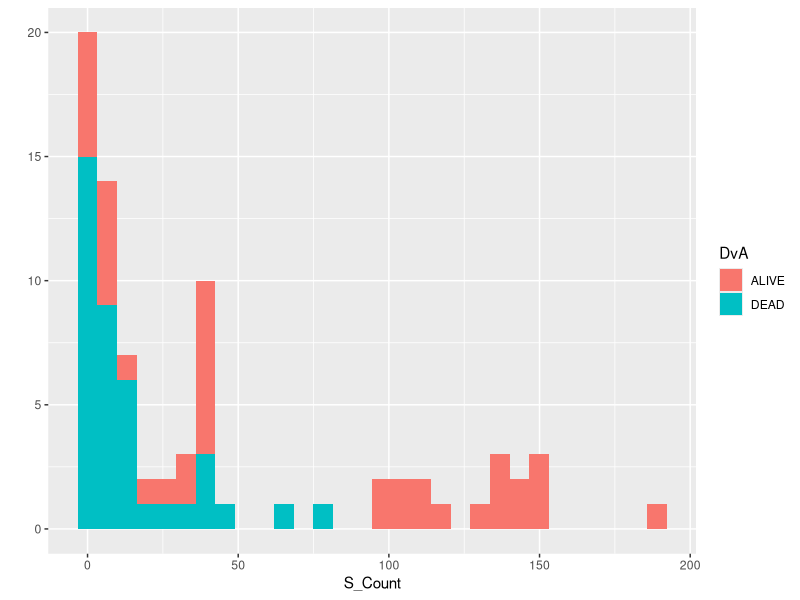
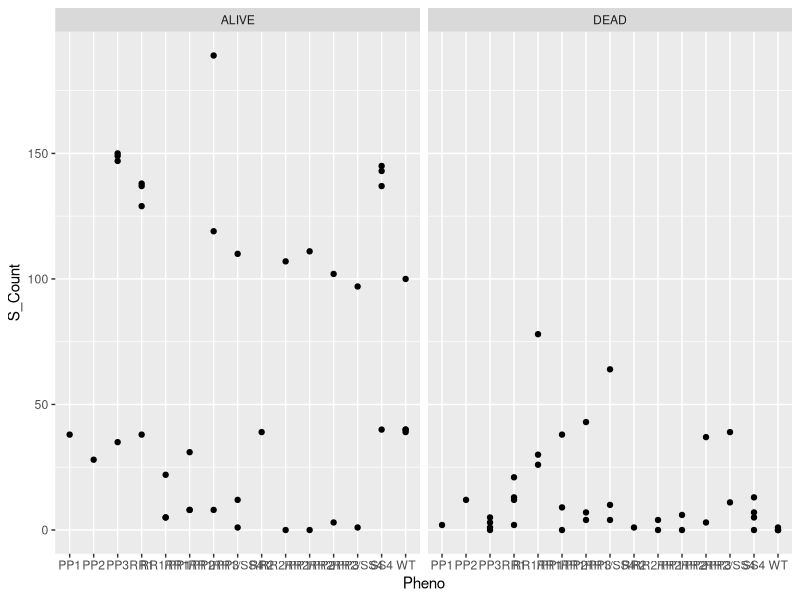
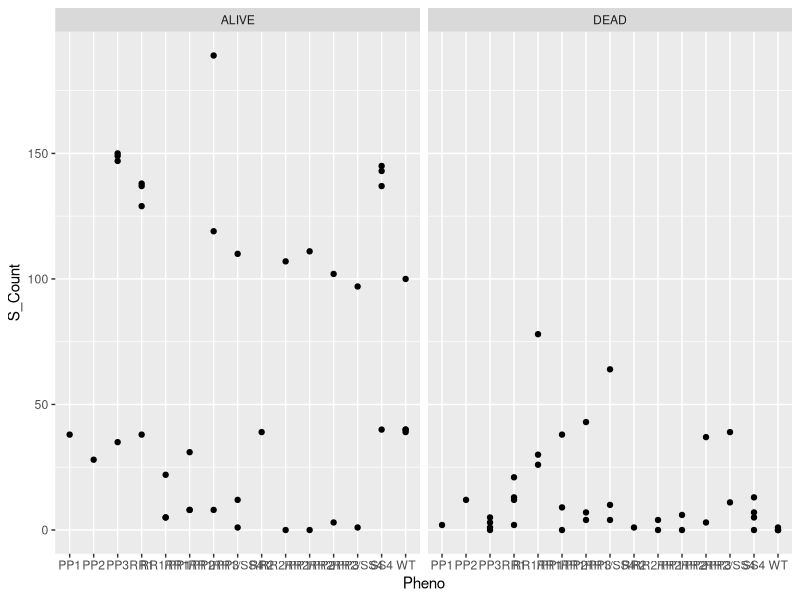
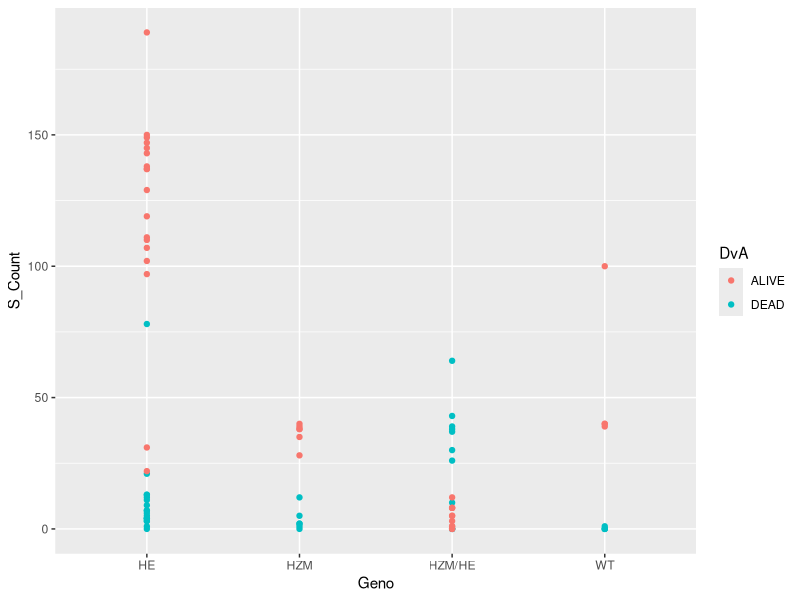
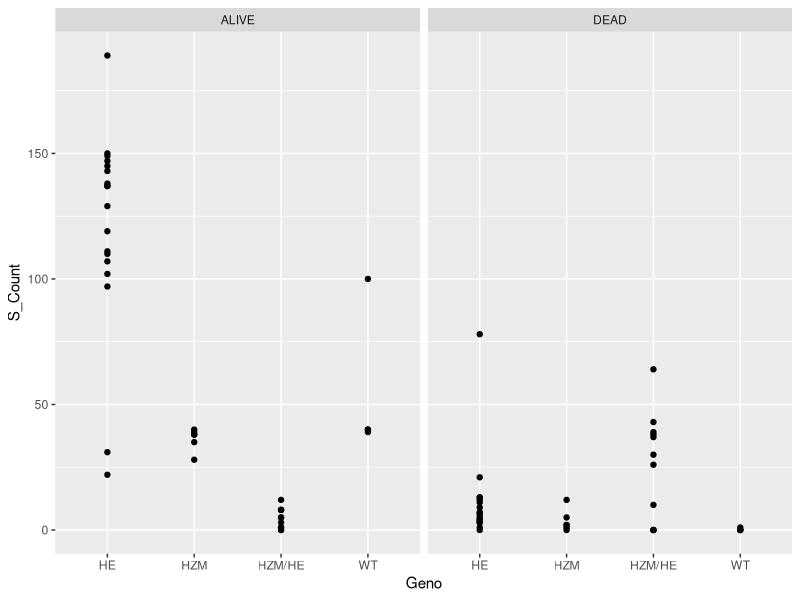
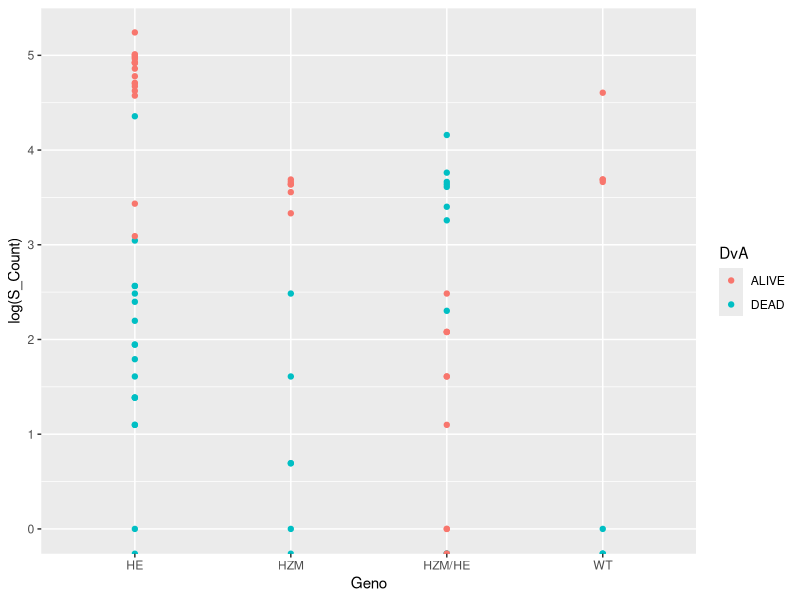
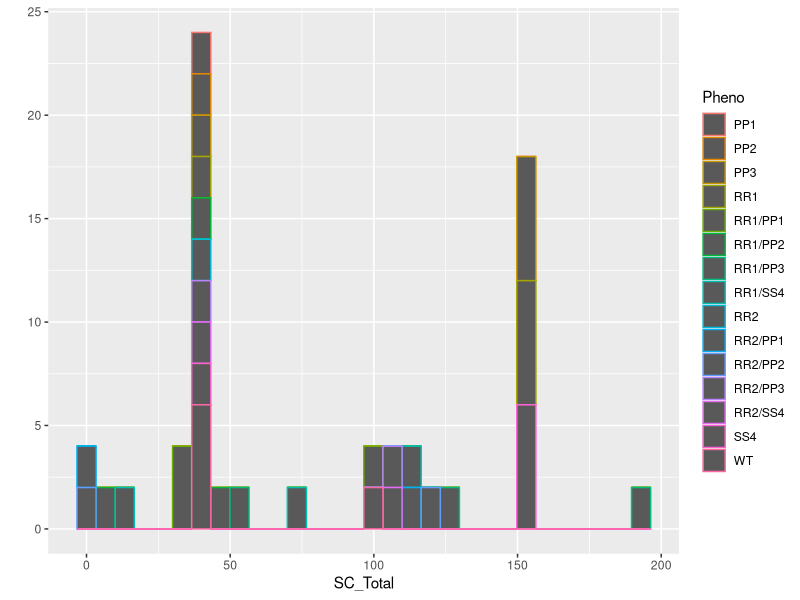
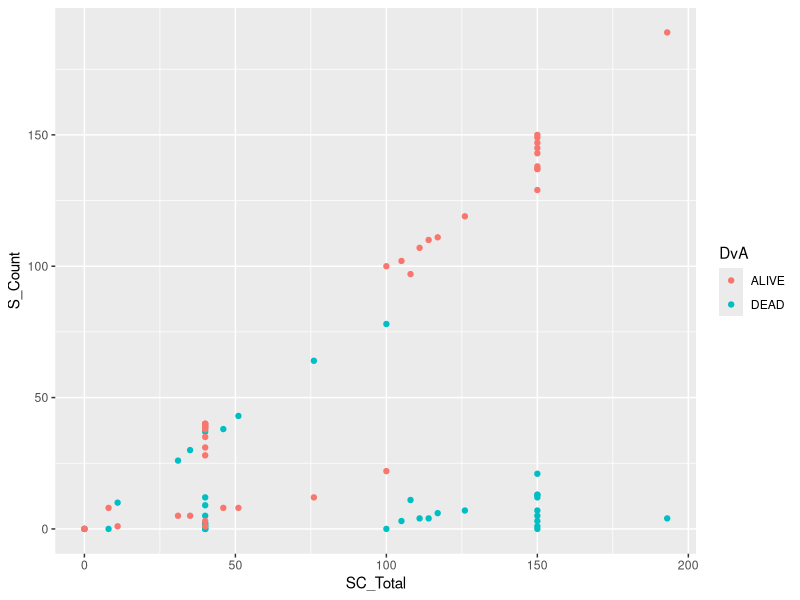

These charts were generated, in order, by the following R code: (Note: this script raises an error after producing the figures.)
##########################################
#### FINAL PROJECT FOR BIOINFORMATICS ####
##########################################
#            Group Members:              #
#            Andrew Mahoney              #
#            Nathan O'Neil               #
##########################################
#####ggplot2 is The best for quick, clear analysis of our data #####
library(ggplot2)
library(stats)
library(Hmisc)
  library(lattice)
  library(survival)
  library(Formula)
library(seqinr)
#files will be put in a github as part of rubrick, path will be:
#                     https://github.com/nnoneil/AM_NO_final11am

seed <- data.frame(read.csv("seedling_data_sep_DeadvAlive.csv")) 
seed
str(seed)
#'data.frame'  :	"seed" this is a Key for the dataframe!
#$ Sample      : "sample count number 
#$ Line        : "seed line, this includes crossed mutant line deliniated by '/'."
#                   lower case is homozygous mutant (pp), heterozygous/+ is (Pp), wild type gene is (PP)
#                   example [pdx3] homozygous is (pp), cross line [pdx3 rus1/+] heterozygous is (pp/Rr)
#$ Gen         : "seed line generation; parental is 1, self polinated het. is 2, mutant bearing homozygous is 3"
#$ S_Count     : "observed calculated seed count"
#$ DvA         : "alive germinating seeds vs. dead or albino arrested seeds"
#$ Pheno       : "observed recorded phenotype of seed sample"
#$ Geno        : "detected Genotype of seed sample"
#$ RootLg      : "Measured Root length of seedlings (mm)"
#$ ShootWd     : "leaf span or shoot span of seedlings (mm)"
#$ INTmg       : "Wet seed weight at plating (mg)"
#$ FINmg       : "Wet seed weight at tissue collection (mg)"
#$ DpG         : "(Days Post Germination) day seedlings are examined and data is collected"
#$ SC_Total    : "S_Count total of alive and dead seeds e.g. SAMPLE SIZE"
#$ SC_PerT     : "S_Count calculated percent in respect to total sample size"
#$ SC_STDEV_Tot: "S_Count standard deviation from respective Total 
#$ SC_STDEV_WT : "S_Count standard deviation from WT by Generation num"

#step 1: what does the data look like? how can we compare the factors and numerators?
head(seed)
tail(seed)

#first we conduct simple comparisons by quick plot (qplot)

#phenotype by seed count
qplot(S_Count, data = seed, fill = DvA) #interesting! 
qplot(Pheno,S_Count, data = seed, facets = .~DvA)# interesting!
qplot(Pheno,S_Count, data = seed, facets = .~DvA)+ geom_smooth(method = lm)# each point is considered a seprate line, no connected data...
#Genotype by seed count
qplot(Geno,S_Count, data = seed, color = DvA)
qplot(Geno,S_Count, data = seed, facets = .~DvA)
qplot(Geno,log(S_Count), data = seed, color = DvA)

#total by seedcount
qplot(SC_Total, data = seed, color = Pheno) #bad, does not show data well
qplot(SC_Total,S_Count, data = seed, color = DvA)
qplot(SC_Total,log(S_Count), data = seed, color = DvA)
qplot(SC_Total,S_Count, data = seed, facets = .~DvA)

#total by Genotype
qplot(SC_Total, data = seed, color = Geno) 
qplot(SC_Total,Geno, data = seed, color = DvA)
qplot(SC_Total,Geno, data = seed, facets = .~DvA)

#total by Phenotype
qplot(SC_Total, data = seed, color = Pheno) 
qplot(SC_Total,Pheno, data = seed, color = DvA)
qplot(SC_Total,Pheno, data = seed, facets = .~DvA)

qplot(SC_Total, data = seed, color = Pheno) #shows distribution of samples!
qplot(S_Count,SC_STDEV_WT, data = seed, color = DvA)
qplot(log(SC_Total),log(SC_STDEV_WT), data = seed, color = DvA)
qplot(SC_Total,S_Count, data = seed, facets = .~DvA)
qplot(log(SC_Total),log(seed$SC_STDEV_WT), data = seed, facets = .~DvA)

#### step 2 #### 
#Using ggplot to create more complex graphs to show us our data.

#using ggplot2 for 2 factor box plotting of the standard DEV from WT 
head(seed)


ggplot(aes(y = SC_STDEV_WT, x = DVA_Pheno), data = seed) + geom_boxplot()
ggplot(aes(y = SC_STDEV_WT, x = DVA_Geno), data = seed) + geom_boxplot()
ggplot(aes(y = SC_STDEV_WT, x = DvA, fill = Geno), data = seed) + geom_boxplot()
ggplot(aes(y = SC_STDEV_WT, x = DvA, fill = Pheno), data = seed) + geom_boxplot()

ggplot(aes(y = SC_STDEV_Tot, x = DVA_Pheno), data = seed) + geom_boxplot()
ggplot(aes(y = SC_STDEV_Tot, x = DVA_Geno), data = seed) + geom_boxplot()
ggplot(aes(y = SC_STDEV_Tot, x = DvA, fill = Geno), data = seed) + geom_boxplot()
ggplot(aes(y = SC_STDEV_Tot, x = DvA, fill = Pheno), data = seed) + geom_boxplot()

ggplot(aes(y = S_Count, x = DVA_Pheno), data = seed) + geom_boxplot()
ggplot(aes(y = S_Count, x = DVA_Geno), data = seed) + geom_boxplot()
ggplot(aes(y = S_Count, x = DvA, fill = Geno), data = seed) + geom_boxplot()
ggplot(aes(y = S_Count, x = DvA, fill = Pheno), data = seed) + geom_boxplot() #!

ggplot(aes(y = SC_STDEV_WT, x = DvA, fill = Pheno), data = seed) + geom_boxplot()
m <- ggplot(aes(S_Count, SC_Total),data = seed)
m + geom_raster(aes(fill = DvA)) + geom_smooth(method = lm)


#### step 3 ####
### decided what plot represents the data accuratly and answers our research question.
# plots for print!

####################################figure 1
qplot(y = S_Count, x = SC_Total, 
      data = seed,
      color = DvA ,                                                                #
      facets = .~Gen,                                                            # Faucets divides data by the chosen factor into rows/columns 
      xlab = "Seed Count totals by Generation",                                  # X-axis label
      ylab = "Seed Count",                                                       # Y-axis label
      main = "Generational Segrigation of alive and dead seeds by Seed Count"    # Plot title
       ) + geom_smooth(method = lm)                                              # produces a best fit line with grey area depicting condifence 
#analysis#
#   split by generation in this graph we see seec count split by seed count total for alive vs. Dead seedlings.
#   the resulting interpretation for this graph is that the linear increase in alive seeds is lost to an increase in dead seed count
#     at the point of mutant penatrance or genotype and phenoytype observation.
#   from this we can conclude that while total seed count is lower the induced mutant condution results in a linar increase in leathality.
?ggplot(geom_smooth(lm))
####################################figure 2
f <- ggplot(aes(y = S_Count, x = DvA, fill = Pheno),data = seed)                                   # constructed blank plot for data 
fi <- f + geom_boxplot()                                                                           # determination of how the prior data sets will be presented [boxplot]
fig <- fi + geom_smooth(method = lm)                                                               # geom argument, this smooths out the plot presentation. cleans up aes arguments for better presentation. 
fig2 <- fig + labs(x = "Genetic assesment of segrigated seeds",                                    # labs adds new labels over the prior to ggplot. 
                   y = "seed count",                                                               # y label.
                   title = "Seed Count Distribution From Mutant Screening",                        # title .
                   subtitle = "homozygous single mutants and heterozygous double mutants shown")   # subtitle text.
fig2
#analysis#
#   this plot shows the calculated deviation of seed counts separated by their expected phenotype cross.
#   we observe a vast difference between the seed counts of single mutants to crosses generated as segregated by alive or dead seeds.
#   of note, we see that single mutants PP3 RR1 and SS4 show a large increase in seed count as compared to dead. 


##### Learning ggplot! #####
# below is code used to understand ggplot and its use
# generate a random data example....
df <- data.frame(f1=factor(rbinom(100, 1, 0.45), label=c("x","y")), 
                 f2=factor(rbinom(100, 1, 0.45), label=c("up","down")),
                 boxthis=rnorm(100))
df
df$f1f2 <- interaction(df$f1, df$f2)
head(df)
#?ggplot
ggplot(aes(y = boxthis, x = f1f2), data = df) + geom_boxplot()
ggplot(aes(y = boxthis, x = f2, fill = f1), data = df) + geom_boxplot()
#examples of using ggplot2 for 2 factor box plotting
ggplot(aes(y = boxthis, x = f2, fill = f1), data = df) + geom_boxplot()

# to use ggplot2 I need to manipulate the data.frame better to show my output. 
#i need to simplify my data.frame to suit the plot I wish to make
str(mpg) #data.frame that comes with ggplot2
str(seed)   #my data.frame
qplot(displ, hwy, data = mpg) #simple example of qplot
qplot(displ, hwy, data = mpg, color = drv) #diligniates color by the factors in mpg$drv 
qplot(displ, hwy, data = mpg, geom = c("point","smooth"))
# a statistic = a summary of the data
#geom arguments "points show the data, "smooth shows the confidence of the data for the best fit line
qplot(hwy, data = mpg, fill = drv) 
# single variables will create a histogram in qplot
#facets
qplot(displ, hwy, data = mpg, facets = .~drv) 
qplot(hwy, data = mpg, facets = drv~.,binwith = 2)

#scatter plot 
qplot(log(displ), log(hwy), data = mpg, color = drv) 
qplot(log(displ), log(hwy), data = mpg, color = drv) + geom_smooth(method = lm)
#facets argument will split the overlay 
qplot(log(displ), log(hwy), data = mpg, facets = .~drv) + geom_smooth(method = lm)
# facets varible is directional (right or left) .~column or Row~. 
#this is determined by the side the ~ is placed 
#?ggplot
ggplot(aes(y = n$S_Count, x = f1f2), data = n) + geom_boxplot()
ggplot(aes(y = boxthis, x = f2, fill = f1), data = df) + geom_boxplot()

stop("running stop line 170+")
#attempt at boxplot for data 1
boxplot(df$boxthis ~ df$f2,                            # x variable, y variable
        notch = F,                                     # Draw notch
        las = 1,                                       # Orientate the axis tick labels
        xlab = "XLAB",                                 # X-axis label
        ylab = "YLAB",                                 # Y-axis label
        main = "A PLOT",                               # A Plot title
        cex.lab = 1.5,                                 # Size of axis labels
        cex.axis = 1.5,                                # Size of the tick mark labels
        cex.main = 2)                                  # Size of the plot title

##### end of code #####


stop("running stop line 190+")
